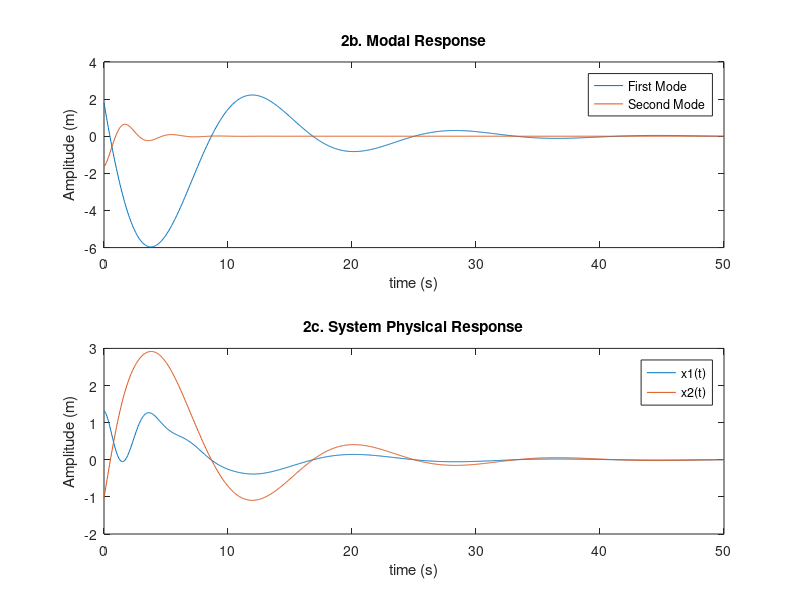
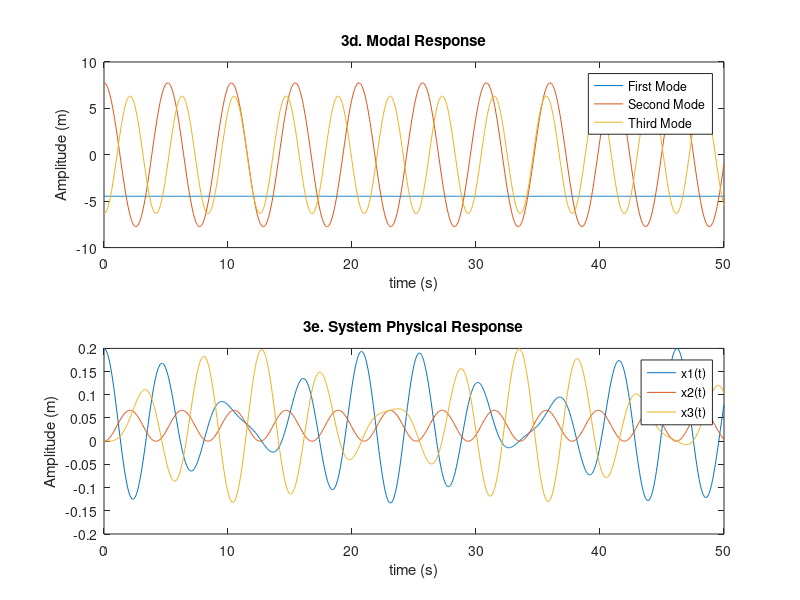

These charts were generated, in order, by the following MATLAB code:
%Randy Schur
%MAE 6257 HW6
% 10/16/14

%% Problem 2
%a.
clear
close all

m1 = 1;
m2 = 4; 
k1 = 2;
k2 = 1;

M = [m1 0; 0 m2];
K = [k1 + k2, -k2; -k2 k2];
zeta = 0.3;
[V, D] = eig(M\K);
V = fliplr(V);
w = flipud(sqrt(diag(D)));
% w = sqrt(diag(D));

A = [1/(2*w(1)) w(1)/2; 1/(2*w(2)) w(2)/2];
a = A\[zeta; zeta];
alpha = a(1)
beta = a(2)

%b.
L = chol(M, 'lower');
Ktilde = L^-1*K*L'^-1;
[P,DK] = eig(Ktilde);

q0 = [1 -1]';
qdot0 = [0 2]';

z0 = (L*P)'*q0;
zdot0 = (L*P)'*qdot0;

%from notes for underdamped decoupled systems:
t = linspace(0, 50, 1000);
wd = w*sqrt(1-zeta^2);
%wd(2) = w(2)*sqrt(1-zeta^2);
phi = atan2(wd.*z0,(zdot0 + zeta*w.*z0));
z1 = zeros(length(t));
z2 = zeros(1, length(t));
for i = 1:length(t)
    z(:,i) = sqrt(z0.^2 + ((zdot0 + zeta*w.*z0(1))./wd).^2).*exp(-zeta*w.*t(i)).*sin(wd.*t(i) + phi);
%     z2(i) = sqrt(z0(2)^2 + ((zdot0(2) + zeta*w(2)*z0(2))/wd(2))^2)*exp(-zeta*w(2)*t(i))*sin(wd(2)*t(i) + phi(2));
end
subplot(2,1,1), plot(t,z)
title('2b. Modal Response')
xlabel('time (s)')
ylabel('Amplitude (m)')
legend('First Mode', 'Second Mode')

%c.
q = L'^-1*P*z;
subplot(2,1,2), plot(t,q)
title('2c. System Physical Response')
xlabel('time (s)')
ylabel('Amplitude (m)')
legend('x1(t)', 'x2(t)')
%% Problem 3
%a.)
clear
figure

m =[3000; 12000; 3000]; %[kg]
E = 6.9*10^9; %[N/m2]
I = 5.2*10^-6; %[m4]
l = 2;
k = E*I/l^3;

M = diag(m);
K = [k -k 0; -k 2*k -k; 0 -k k];

%b.)
[u,D] = eig(M\K);
w= sqrt(diag(D));


%c.)
L = chol(M, 'lower');
Ktilde = (L^-1)*K*(L'^-1);
[P, DK] = eig(Ktilde);
% P = fliplr(P);

%d.)

q0 = [0.2; 0; 0];
qdot0 = [0; 0; 0];
z0 = (L*P)'*q0;
zdot0 = (L*P)'*qdot0;

t = linspace(0, 50, 1000);
%for undamped systems:
% z = zeros(3, length(t));
for i = 1:length(t)
   z(1, i) = zdot0(1)*t(i) + z0(1);
   z(2,i) = sqrt(z0(2)^2 + (zdot0(2)/w(2))^2)*sin(w(2)*t(i) + atan2(w(2)*z0(2), zdot0(2))); 
   z(3,i) = sqrt(z0(3)^2 + (zdot0(3)/w(3))^2)*sin(w(3)*t(i) + atan2(w(3)*z0(3), zdot0(3))); 
end

subplot(2,1,1), plot(t, z)
title('3d. Modal Response')
xlabel('time (s)')
ylabel('Amplitude (m)')
legend('First Mode', 'Second Mode', 'Third Mode')

q = L'^-1*P*z;
subplot(2,1,2), plot(t,q)
title('3e. System Physical Response')
xlabel('time (s)')
ylabel('Amplitude (m)')
legend('x1(t)', 'x2(t)', 'x3(t)')